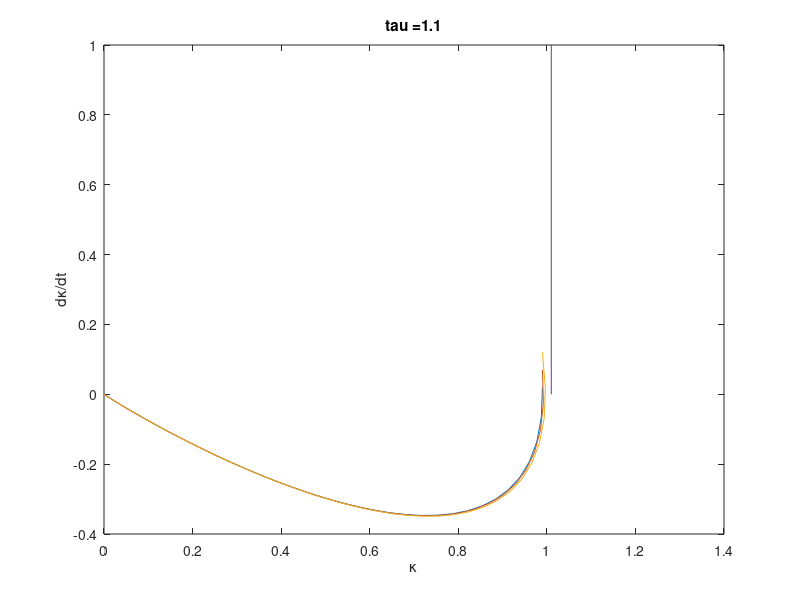

This chart was generated by the following MATLAB code:
%plot second solution branches for diff tau

%fixed parameters
%params
eps = 2;
c = 2;
I = 0.01;

%results in
K_V_ON = eps/2-I;
K_V_OFF = -eps/2-I;

% tau = [0.01; 0.1; 0.2; 0.3; 0.4; 0.5; 0.9; 1.1; 10;];
tau = 1.1;

for ii = 1:size(tau,1);
   figure(ii); clf;    
   title_plot = strcat('tau = ', num2str(tau(ii)));
   for alpha= 2*I:0.05:2*I + 0.1
        B = (K_V_ON + alpha)/(1-1/tau(ii));
        A = K_V_ON - B;
        K = @(t) A*exp(-t) + B*exp(-t./tau(ii));
        Kdot = @(t) -A*exp(-t) - B./tau(ii)*exp(-t./tau(ii));
        t = linspace(0, 100, 1000)';
        kk = K(t);
        kprime = Kdot(t);
        plot(kk, kprime); hold on;
%         plot(t, kk); hold on;
   end
   line([-K_V_OFF,-K_V_OFF],[0,1]);
%    line([-3, 2], [0.2,0.2]);
%    line([0,10],[K_V_ON,K_V_ON]);
   title(title_plot);
   xlabel('\kappa'); ylabel('d\kappa/dt');
   hold off
    
    
end